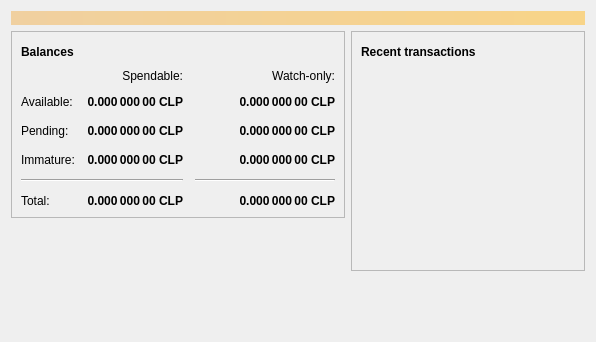
<?xml version="1.0" encoding="UTF-8"?>
<ui version="4.0">
 <class>OverviewPage</class>
 <widget class="QWidget" name="OverviewPage">
  <property name="geometry">
   <rect>
    <x>0</x>
    <y>0</y>
    <width>596</width>
    <height>342</height>
   </rect>
  </property>
  <property name="windowTitle">
   <string>Form</string>
  </property>
  <layout class="QVBoxLayout" name="topLayout">
   <item>
    <widget class="QLabel" name="labelAlerts">
     <property name="visible">
      <bool>false</bool>
     </property>
     <property name="styleSheet">
      <string notr="true">QLabel { background-color: qlineargradient(x1: 0, y1: 0, x2: 1, y2: 0, stop:0 #F0D0A0, stop:1 #F8D488); color:#000000; }</string>
     </property>
     <property name="wordWrap">
      <bool>true</bool>
     </property>
     <property name="margin">
      <number>3</number>
     </property>
     <property name="textInteractionFlags">
      <set>Qt::TextSelectableByMouse</set>
     </property>
    </widget>
   </item>
   <item>
    <layout class="QHBoxLayout" name="horizontalLayout" stretch="1,1">
     <item>
      <layout class="QVBoxLayout" name="verticalLayout_2">
       <item>
        <widget class="QFrame" name="frame">
         <property name="frameShape">
          <enum>QFrame::StyledPanel</enum>
         </property>
         <property name="frameShadow">
          <enum>QFrame::Raised</enum>
         </property>
         <layout class="QVBoxLayout" name="verticalLayout_4">
          <item>
           <layout class="QHBoxLayout" name="horizontalLayout_4">
            <item>
             <widget class="QLabel" name="label_5">
              <property name="font">
               <font>
                <weight>75</weight>
                <bold>true</bold>
               </font>
              </property>
              <property name="text">
               <string>Balances</string>
              </property>
             </widget>
            </item>
            <item>
             <widget class="QPushButton" name="labelWalletStatus">
              <property name="enabled">
               <bool>true</bool>
              </property>
              <property name="maximumSize">
               <size>
                <width>30</width>
                <height>16777215</height>
               </size>
              </property>
              <property name="toolTip">
               <string>The displayed information may be out of date. Your wallet automatically synchronizes with the Clipcoin network after a connection is established, but this process has not completed yet.</string>
              </property>
              <property name="text">
               <string/>
              </property>
              <property name="icon">
               <iconset resource="../bitcoin.qrc">
                <normaloff>:/icons/warning</normaloff>
                <disabledoff>:/icons/warning</disabledoff>:/icons/warning</iconset>
              </property>
              <property name="iconSize">
               <size>
                <width>24</width>
                <height>24</height>
               </size>
              </property>
              <property name="flat">
               <bool>true</bool>
              </property>
             </widget>
            </item>
            <item>
             <spacer name="horizontalSpacer_3">
              <property name="orientation">
               <enum>Qt::Horizontal</enum>
              </property>
              <property name="sizeHint" stdset="0">
               <size>
                <width>40</width>
                <height>20</height>
               </size>
              </property>
             </spacer>
            </item>
           </layout>
          </item>
          <item>
           <layout class="QGridLayout" name="gridLayout">
            <property name="spacing">
             <number>12</number>
            </property>
            <item row="2" column="2">
             <widget class="QLabel" name="labelWatchPending">
              <property name="font">
               <font>
                <weight>75</weight>
                <bold>true</bold>
               </font>
              </property>
              <property name="cursor">
               <cursorShape>IBeamCursor</cursorShape>
              </property>
              <property name="toolTip">
               <string>Unconfirmed transactions to watch-only addresses</string>
              </property>
              <property name="text">
               <string notr="true">0.000 000 00 CLP</string>
              </property>
              <property name="alignment">
               <set>Qt::AlignRight|Qt::AlignTrailing|Qt::AlignVCenter</set>
              </property>
              <property name="textInteractionFlags">
               <set>Qt::LinksAccessibleByMouse|Qt::TextSelectableByKeyboard|Qt::TextSelectableByMouse</set>
              </property>
             </widget>
            </item>
            <item row="2" column="1">
             <widget class="QLabel" name="labelUnconfirmed">
              <property name="font">
               <font>
                <weight>75</weight>
                <bold>true</bold>
               </font>
              </property>
              <property name="cursor">
               <cursorShape>IBeamCursor</cursorShape>
              </property>
              <property name="toolTip">
               <string>Total of transactions that have yet to be confirmed, and do not yet count toward the spendable balance</string>
              </property>
              <property name="text">
               <string notr="true">0.000 000 00 CLP</string>
              </property>
              <property name="alignment">
               <set>Qt::AlignRight|Qt::AlignTrailing|Qt::AlignVCenter</set>
              </property>
              <property name="textInteractionFlags">
               <set>Qt::LinksAccessibleByMouse|Qt::TextSelectableByKeyboard|Qt::TextSelectableByMouse</set>
              </property>
             </widget>
            </item>
            <item row="3" column="2">
             <widget class="QLabel" name="labelWatchImmature">
              <property name="font">
               <font>
                <weight>75</weight>
                <bold>true</bold>
               </font>
              </property>
              <property name="cursor">
               <cursorShape>IBeamCursor</cursorShape>
              </property>
              <property name="toolTip">
               <string>Mined balance in watch-only addresses that has not yet matured</string>
              </property>
              <property name="text">
               <string notr="true">0.000 000 00 CLP</string>
              </property>
              <property name="alignment">
               <set>Qt::AlignRight|Qt::AlignTrailing|Qt::AlignVCenter</set>
              </property>
              <property name="textInteractionFlags">
               <set>Qt::LinksAccessibleByMouse|Qt::TextSelectableByKeyboard|Qt::TextSelectableByMouse</set>
              </property>
             </widget>
            </item>
            <item row="4" column="0" colspan="2">
             <widget class="Line" name="line">
              <property name="orientation">
               <enum>Qt::Horizontal</enum>
              </property>
             </widget>
            </item>
            <item row="4" column="2">
             <widget class="Line" name="lineWatchBalance">
              <property name="sizePolicy">
               <sizepolicy hsizetype="Preferred" vsizetype="Fixed">
                <horstretch>0</horstretch>
                <verstretch>0</verstretch>
               </sizepolicy>
              </property>
              <property name="minimumSize">
               <size>
                <width>140</width>
                <height>0</height>
               </size>
              </property>
              <property name="orientation">
               <enum>Qt::Horizontal</enum>
              </property>
             </widget>
            </item>
            <item row="5" column="0">
             <widget class="QLabel" name="labelTotalText">
              <property name="text">
               <string>Total:</string>
              </property>
             </widget>
            </item>
            <item row="3" column="1">
             <widget class="QLabel" name="labelImmature">
              <property name="font">
               <font>
                <weight>75</weight>
                <bold>true</bold>
               </font>
              </property>
              <property name="cursor">
               <cursorShape>IBeamCursor</cursorShape>
              </property>
              <property name="toolTip">
               <string>Mined balance that has not yet matured</string>
              </property>
              <property name="text">
               <string notr="true">0.000 000 00 CLP</string>
              </property>
              <property name="alignment">
               <set>Qt::AlignRight|Qt::AlignTrailing|Qt::AlignVCenter</set>
              </property>
              <property name="textInteractionFlags">
               <set>Qt::LinksAccessibleByMouse|Qt::TextSelectableByKeyboard|Qt::TextSelectableByMouse</set>
              </property>
             </widget>
            </item>
            <item row="2" column="3">
             <spacer name="horizontalSpacer_2">
              <property name="orientation">
               <enum>Qt::Horizontal</enum>
              </property>
              <property name="sizeHint" stdset="0">
               <size>
                <width>40</width>
                <height>20</height>
               </size>
              </property>
             </spacer>
            </item>
            <item row="3" column="0">
             <widget class="QLabel" name="labelImmatureText">
              <property name="text">
               <string>Immature:</string>
              </property>
             </widget>
            </item>
            <item row="5" column="1">
             <widget class="QLabel" name="labelTotal">
              <property name="font">
               <font>
                <weight>75</weight>
                <bold>true</bold>
               </font>
              </property>
              <property name="cursor">
               <cursorShape>IBeamCursor</cursorShape>
              </property>
              <property name="toolTip">
               <string>Your current total balance</string>
              </property>
              <property name="text">
               <string notr="true">0.000 000 00 CLP</string>
              </property>
              <property name="alignment">
               <set>Qt::AlignRight|Qt::AlignTrailing|Qt::AlignVCenter</set>
              </property>
              <property name="textInteractionFlags">
               <set>Qt::LinksAccessibleByMouse|Qt::TextSelectableByKeyboard|Qt::TextSelectableByMouse</set>
              </property>
             </widget>
            </item>
            <item row="5" column="2">
             <widget class="QLabel" name="labelWatchTotal">
              <property name="font">
               <font>
                <weight>75</weight>
                <bold>true</bold>
               </font>
              </property>
              <property name="cursor">
               <cursorShape>IBeamCursor</cursorShape>
              </property>
              <property name="toolTip">
               <string>Current total balance in watch-only addresses</string>
              </property>
              <property name="text">
               <string notr="true">0.000 000 00 CLP</string>
              </property>
              <property name="alignment">
               <set>Qt::AlignRight|Qt::AlignTrailing|Qt::AlignVCenter</set>
              </property>
              <property name="textInteractionFlags">
               <set>Qt::LinksAccessibleByMouse|Qt::TextSelectableByKeyboard|Qt::TextSelectableByMouse</set>
              </property>
             </widget>
            </item>
            <item row="0" column="2">
             <widget class="QLabel" name="labelWatchonly">
              <property name="text">
               <string>Watch-only:</string>
              </property>
              <property name="alignment">
               <set>Qt::AlignRight|Qt::AlignTrailing|Qt::AlignVCenter</set>
              </property>
             </widget>
            </item>
            <item row="1" column="0">
             <widget class="QLabel" name="labelBalanceText">
              <property name="text">
               <string>Available:</string>
              </property>
             </widget>
            </item>
            <item row="1" column="1">
             <widget class="QLabel" name="labelBalance">
              <property name="font">
               <font>
                <weight>75</weight>
                <bold>true</bold>
               </font>
              </property>
              <property name="cursor">
               <cursorShape>IBeamCursor</cursorShape>
              </property>
              <property name="toolTip">
               <string>Your current spendable balance</string>
              </property>
              <property name="text">
               <string notr="true">0.000 000 00 CLP</string>
              </property>
              <property name="alignment">
               <set>Qt::AlignRight|Qt::AlignTrailing|Qt::AlignVCenter</set>
              </property>
              <property name="textInteractionFlags">
               <set>Qt::LinksAccessibleByMouse|Qt::TextSelectableByKeyboard|Qt::TextSelectableByMouse</set>
              </property>
             </widget>
            </item>
            <item row="1" column="2">
             <widget class="QLabel" name="labelWatchAvailable">
              <property name="font">
               <font>
                <weight>75</weight>
                <bold>true</bold>
               </font>
              </property>
              <property name="cursor">
               <cursorShape>IBeamCursor</cursorShape>
              </property>
              <property name="toolTip">
               <string>Your current balance in watch-only addresses</string>
              </property>
              <property name="text">
               <string notr="true">0.000 000 00 CLP</string>
              </property>
              <property name="alignment">
               <set>Qt::AlignRight|Qt::AlignTrailing|Qt::AlignVCenter</set>
              </property>
              <property name="textInteractionFlags">
               <set>Qt::LinksAccessibleByMouse|Qt::TextSelectableByKeyboard|Qt::TextSelectableByMouse</set>
              </property>
             </widget>
            </item>
            <item row="2" column="0">
             <widget class="QLabel" name="labelPendingText">
              <property name="text">
               <string>Pending:</string>
              </property>
             </widget>
            </item>
            <item row="0" column="1">
             <widget class="QLabel" name="labelSpendable">
              <property name="text">
               <string>Spendable:</string>
              </property>
              <property name="alignment">
               <set>Qt::AlignRight|Qt::AlignTrailing|Qt::AlignVCenter</set>
              </property>
             </widget>
            </item>
           </layout>
          </item>
         </layout>
        </widget>
       </item>
       <item>
        <spacer name="verticalSpacer">
         <property name="orientation">
          <enum>Qt::Vertical</enum>
         </property>
         <property name="sizeHint" stdset="0">
          <size>
           <width>20</width>
           <height>40</height>
          </size>
         </property>
        </spacer>
       </item>
      </layout>
     </item>
     <item>
      <layout class="QVBoxLayout" name="verticalLayout_3">
       <item>
        <widget class="QFrame" name="frame_2">
         <property name="frameShape">
          <enum>QFrame::StyledPanel</enum>
         </property>
         <property name="frameShadow">
          <enum>QFrame::Raised</enum>
         </property>
         <layout class="QVBoxLayout" name="verticalLayout">
          <item>
           <layout class="QHBoxLayout" name="horizontalLayout_2">
            <item>
             <widget class="QLabel" name="label_4">
              <property name="font">
               <font>
                <weight>75</weight>
                <bold>true</bold>
               </font>
              </property>
              <property name="text">
               <string>Recent transactions</string>
              </property>
             </widget>
            </item>
            <item>
             <widget class="QPushButton" name="labelTransactionsStatus">
              <property name="enabled">
               <bool>true</bool>
              </property>
              <property name="maximumSize">
               <size>
                <width>30</width>
                <height>16777215</height>
               </size>
              </property>
              <property name="toolTip">
               <string>The displayed information may be out of date. Your wallet automatically synchronizes with the Clipcoin network after a connection is established, but this process has not completed yet.</string>
              </property>
              <property name="text">
               <string/>
              </property>
              <property name="icon">
               <iconset resource="../bitcoin.qrc">
                <normaloff>:/icons/warning</normaloff>
                <disabledoff>:/icons/warning</disabledoff>:/icons/warning</iconset>
              </property>
              <property name="iconSize">
               <size>
                <width>24</width>
                <height>24</height>
               </size>
              </property>
              <property name="flat">
               <bool>true</bool>
              </property>
             </widget>
            </item>
            <item>
             <spacer name="horizontalSpacer">
              <property name="orientation">
               <enum>Qt::Horizontal</enum>
              </property>
              <property name="sizeHint" stdset="0">
               <size>
                <width>40</width>
                <height>20</height>
               </size>
              </property>
             </spacer>
            </item>
           </layout>
          </item>
          <item>
           <widget class="QListView" name="listTransactions">
            <property name="styleSheet">
             <string notr="true">QListView { background: transparent; }</string>
            </property>
            <property name="frameShape">
             <enum>QFrame::NoFrame</enum>
            </property>
            <property name="verticalScrollBarPolicy">
             <enum>Qt::ScrollBarAlwaysOff</enum>
            </property>
            <property name="horizontalScrollBarPolicy">
             <enum>Qt::ScrollBarAlwaysOff</enum>
            </property>
            <property name="selectionMode">
             <enum>QAbstractItemView::NoSelection</enum>
            </property>
           </widget>
          </item>
         </layout>
        </widget>
       </item>
       <item>
        <spacer name="verticalSpacer_2">
         <property name="orientation">
          <enum>Qt::Vertical</enum>
         </property>
         <property name="sizeHint" stdset="0">
          <size>
           <width>20</width>
           <height>40</height>
          </size>
         </property>
        </spacer>
       </item>
      </layout>
     </item>
    </layout>
   </item>
  </layout>
 </widget>
 <resources/>
 <connections/>
</ui>
